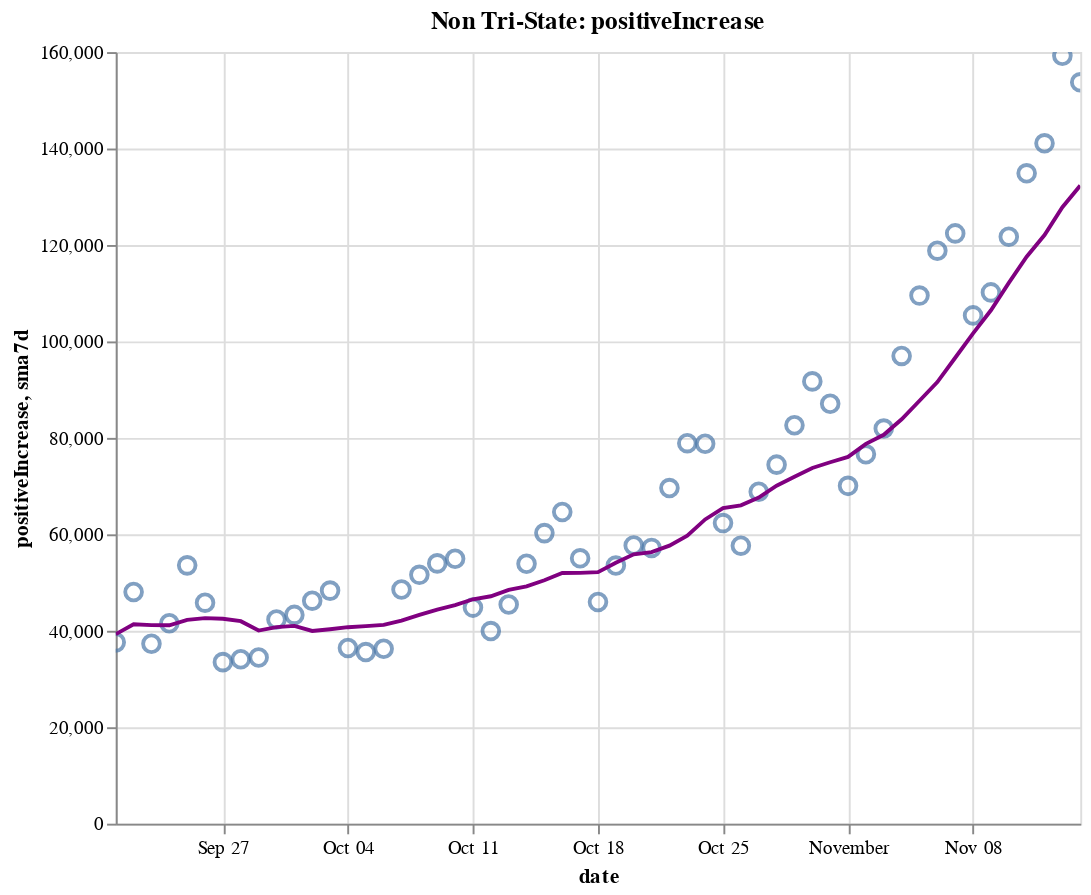

Here is the notebook cell this chart was saved with:
### Code cell
create_plot(non_tristate, 'positiveIncrease')

### Figure 1 — Vega-Lite specification as saved in the notebook (floating-point values rounded to 4 significant figures)
{"config": {"view": {"continuousWidth": 400, "continuousHeight": 300}}, "layer": [{"layer": [{"mark": {"type": "point", "size": 75}, "encoding": {"tooltip": [{"type": "temporal", "field": "date"}, {"type": "quantitative", "field": "positiveIncrease"}, {"type": "quantitative", "field": "sma7d"}], "x": {"type": "temporal", "field": "date"}, "y": {"type": "quantitative", "field": "positiveIncrease"}}, "selection": {"selector014": {"type": "interval", "bind": "scales", "encodings": ["x", "y"]}}}, {"mark": {"type": "line", "color": "purple"}, "encoding": {"x": {"type": "temporal", "field": "date"}, "y": {"type": "quantitative", "field": "sma7d"}}}]}, {"mark": {"type": "rule", "color": "#aaa"}, "encoding": {"x": {"type": "temporal", "field": "date"}}, "transform": [{"filter": {"selection": "selector013"}}]}, {"mark": "circle", "encoding": {"opacity": {"condition": {"value": 1, "selection": "selector013"}, "value": 0}, "tooltip": [{"type": "temporal", "field": "date"}, {"type": "quantitative", "field": "positiveIncrease"}, {"type": "quantitative", "field": "sma7d"}], "x": {"type": "temporal", "field": "date"}, "y": {"type": "quantitative", "field": "positiveIncrease"}}, "selection": {"selector013": {"type": "single", "encodings": ["x"], "on": "mouseover", "nearest": true, "empty": "none"}}}, {"mark": {"type": "text", "align": "left", "dx": 5, "dy": -5, "stroke": "white", "strokeWidth": 2}, "encoding": {"text": {"type": "quantitative", "field": "positiveIncrease"}, "tooltip": [{"type": "temporal", "field": "date"}, {"type": "quantitative", "field": "positiveIncrease"}, {"type": "quantitative", "field": "sma7d"}], "x": {"type": "temporal", "field": "date"}, "y": {"type": "quantitative", "field": "positiveIncrease"}}, "transform": [{"filter": {"selection": "selector013"}}]}, {"mark": {"type": "text", "align": "left", "dx": 5, "dy": -5}, "encoding": {"text": {"type": "quantitative", "field": "positiveIncrease"}, "tooltip": [{"type": "temporal", "field": "date"}, {"type": "quantitative", "field": "positiveIncrease"}, {"type": "quantitative", "field": "sma7d"}], "x": {"type": "temporal", "field": "date"}, "y": {"type": "quantitative", "field": "positiveIncrease"}}, "transform": [{"filter": {"selection": "selector013"}}]}], "data": {"name": "data-fbe9b5e014ae8c175e5f59f281309eee"}, "height": 400, "title": "Non Tri-State: positiveIncrease", "width": 500, "$schema": "https://vega.github.io/schema/vega-lite/v4.8.1.json", "datasets": {"data-fbe9b5e014ae8c175e5f59f281309eee": [{"date": "2020-09-21T00:00:00", "totalTestResultsIncrease": 670700.0, "positiveIncrease": 37600.0, "death": 145900.0, "deathIncrease": 281.0, "positiveRate": 0.056, "state": "Non Tri-State", "sma7d": 39290.0}, {"date": "2020-09-22T00:00:00", "totalTestResultsIncrease": 710300.0, "positiveIncrease": 48040.0, "death": 146800.0, "deathIncrease": 842.0, "positiveRate": 0.068, "state": "Non Tri-State", "sma7d": 41360.0}, {"date": "2020-09-23T00:00:00", "totalTestResultsIncrease": 904300.0, "positiveIncrease": 37320.0, "death": 147900.0, "deathIncrease": 1145.0, "positiveRate": 0.041, "state": "Non Tri-State", "sma7d": 41170.0}, {"date": "2020-09-24T00:00:00", "totalTestResultsIncrease": 900000.0, "positiveIncrease": 41570.0, "death": 148800.0, "deathIncrease": 908.0, "positiveRate": 0.046, "state": "Non Tri-State", "sma7d": 41150.0}, {"date": "2020-09-25T00:00:00", "totalTestResultsIncrease": 977000.0, "positiveIncrease": 53570.0, "death": 149700.0, "deathIncrease": 829.0, "positiveRate": 0.055, "state": "Non Tri-State", "sma7d": 42270.0}, {"date": "2020-09-26T00:00:00", "totalTestResultsIncrease": 989400.0, "positiveIncrease": 45820.0, "death": 150500.0, "deathIncrease": 859.0, "positiveRate": 0.046, "state": "Non Tri-State", "sma7d": 42610.0}, {"date": "2020-09-27T00:00:00", "totalTestResultsIncrease": 820100.0, "positiveIncrease": 33500.0, "death": 150800.0, "deathIncrease": 295.0, "positiveRate": 0.041, "state": "Non Tri-State", "sma7d": 42490.0}, {"date": "2020-09-28T00:00:00", "totalTestResultsIncrease": 1006000.0, "positiveIncrease": 34100.0, "death": 151100.0, "deathIncrease": 245.0, "positiveRate": 0.034, "state": "Non Tri-State", "sma7d": 41990.0}, {"date": "2020-09-29T00:00:00", "totalTestResultsIncrease": 815000.0, "positiveIncrease": 34460.0, "death": 151800.0, "deathIncrease": 725.0, "positiveRate": 0.042, "state": "Non Tri-State", "sma7d": 40050.0}, {"date": "2020-09-30T00:00:00", "totalTestResultsIncrease": 747700.0, "positiveIncrease": 42330.0, "death": 152800.0, "deathIncrease": 1040.0, "positiveRate": 0.057, "state": "Non Tri-State", "sma7d": 40760.0}, {"date": "2020-10-01T00:00:00", "totalTestResultsIncrease": 878000.0, "positiveIncrease": 43290.0, "death": 153600.0, "deathIncrease": 832.0, "positiveRate": 0.049, "state": "Non Tri-State", "sma7d": 41010.0}, {"date": "2020-10-02T00:00:00", "totalTestResultsIncrease": 991700.0, "positiveIncrease": 46240.0, "death": 154500.0, "deathIncrease": 822.0, "positiveRate": 0.047, "state": "Non Tri-State", "sma7d": 39960.0}, {"date": "2020-10-03T00:00:00", "totalTestResultsIncrease": 964800.0, "positiveIncrease": 48330.0, "death": 155200.0, "deathIncrease": 729.0, "positiveRate": 0.05, "state": "Non Tri-State", "sma7d": 40320.0}, {"date": "2020-10-04T00:00:00", "totalTestResultsIncrease": 857600.0, "positiveIncrease": 36440.0, "death": 155500.0, "deathIncrease": 348.0, "positiveRate": 0.042, "state": "Non Tri-State", "sma7d": 40740.0}, {"date": "2020-10-05T00:00:00", "totalTestResultsIncrease": 839900.0, "positiveIncrease": 35590.0, "death": 155900.0, "deathIncrease": 312.0, "positiveRate": 0.042, "state": "Non Tri-State", "sma7d": 40960.0}, {"date": "2020-10-06T00:00:00", "totalTestResultsIncrease": 792300.0, "positiveIncrease": 36270.0, "death": 156500.0, "deathIncrease": 612.0, "positiveRate": 0.046, "state": "Non Tri-State", "sma7d": 41210.0}, {"date": "2020-10-07T00:00:00", "totalTestResultsIncrease": 834500.0, "positiveIncrease": 48560.0, "death": 157400.0, "deathIncrease": 901.0, "positiveRate": 0.058, "state": "Non Tri-State", "sma7d": 42100.0}, {"date": "2020-10-08T00:00:00", "totalTestResultsIncrease": 915600.0, "positiveIncrease": 51600.0, "death": 158300.0, "deathIncrease": 963.0, "positiveRate": 0.056, "state": "Non Tri-State", "sma7d": 43290.0}, {"date": "2020-10-09T00:00:00", "totalTestResultsIncrease": 1008000.0, "positiveIncrease": 53980.0, "death": 159200.0, "deathIncrease": 880.0, "positiveRate": 0.054, "state": "Non Tri-State", "sma7d": 44400.0}, {"date": "2020-10-10T00:00:00", "totalTestResultsIncrease": 1078000.0, "positiveIncrease": 54940.0, "death": 159900.0, "deathIncrease": 650.0, "positiveRate": 0.051, "state": "Non Tri-State", "sma7d": 45340.0}, {"date": "2020-10-11T00:00:00", "totalTestResultsIncrease": 964200.0, "positiveIncrease": 44810.0, "death": 160300.0, "deathIncrease": 458.0, "positiveRate": 0.046, "state": "Non Tri-State", "sma7d": 46540.0}, {"date": "2020-10-12T00:00:00", "totalTestResultsIncrease": 815000.0, "positiveIncrease": 39940.0, "death": 160600.0, "deathIncrease": 271.0, "positiveRate": 0.049, "state": "Non Tri-State", "sma7d": 47160.0}, {"date": "2020-10-13T00:00:00", "totalTestResultsIncrease": 927400.0, "positiveIncrease": 45450.0, "death": 161300.0, "deathIncrease": 671.0, "positiveRate": 0.049, "state": "Non Tri-State", "sma7d": 48470.0}, {"date": "2020-10-14T00:00:00", "totalTestResultsIncrease": 857000.0, "positiveIncrease": 53900.0, "death": 162100.0, "deathIncrease": 791.0, "positiveRate": 0.063, "state": "Non Tri-State", "sma7d": 49230.0}, {"date": "2020-10-15T00:00:00", "totalTestResultsIncrease": 919700.0, "positiveIncrease": 60250.0, "death": 163000.0, "deathIncrease": 929.0, "positiveRate": 0.066, "state": "Non Tri-State", "sma7d": 50470.0}, {"date": "2020-10-16T00:00:00", "totalTestResultsIncrease": 1030000.0, "positiveIncrease": 64620.0, "death": 163800.0, "deathIncrease": 860.0, "positiveRate": 0.063, "state": "Non Tri-State", "sma7d": 51990.0}, {"date": "2020-10-17T00:00:00", "totalTestResultsIncrease": 1101000.0, "positiveIncrease": 55030.0, "death": 164600.0, "deathIncrease": 769.0, "positiveRate": 0.05, "state": "Non Tri-State", "sma7d": 52000.0}, {"date": "2020-10-18T00:00:00", "totalTestResultsIncrease": 924000.0, "positiveIncrease": 45970.0, "death": 165000.0, "deathIncrease": 379.0, "positiveRate": 0.05, "state": "Non Tri-State", "sma7d": 52170.0}, {"date": "2020-10-19T00:00:00", "totalTestResultsIncrease": 898100.0, "positiveIncrease": 53520.0, "death": 165400.0, "deathIncrease": 426.0, "positiveRate": 0.06, "state": "Non Tri-State", "sma7d": 54110.0}, {"date": "2020-10-20T00:00:00", "totalTestResultsIncrease": 825900.0, "positiveIncrease": 57690.0, "death": 166200.0, "deathIncrease": 801.0, "positiveRate": 0.07, "state": "Non Tri-State", "sma7d": 55850.0}, {"date": "2020-10-21T00:00:00", "totalTestResultsIncrease": 770100.0, "positiveIncrease": 57180.0, "death": 167200.0, "deathIncrease": 991.0, "positiveRate": 0.074, "state": "Non Tri-State", "sma7d": 56320.0}, {"date": "2020-10-22T00:00:00", "totalTestResultsIncrease": 1028000.0, "positiveIncrease": 69600.0, "death": 168300.0, "deathIncrease": 1108.0, "positiveRate": 0.068, "state": "Non Tri-State", "sma7d": 57660.0}, {"date": "2020-10-23T00:00:00", "totalTestResultsIncrease": 1173000.0, "positiveIncrease": 78900.0, "death": 169200.0, "deathIncrease": 888.0, "positiveRate": 0.067, "state": "Non Tri-State", "sma7d": 59700.0}, {"date": "2020-10-24T00:00:00", "totalTestResultsIncrease": 1162000.0, "positiveIncrease": 78780.0, "death": 170100.0, "deathIncrease": 869.0, "positiveRate": 0.068, "state": "Non Tri-State", "sma7d": 63090.0}, {"date": "2020-10-25T00:00:00", "totalTestResultsIncrease": 1025000.0, "positiveIncrease": 62330.0, "death": 170400.0, "deathIncrease": 361.0, "positiveRate": 0.061, "state": "Non Tri-State", "sma7d": 65430.0}, {"date": "2020-10-26T00:00:00", "totalTestResultsIncrease": 957700.0, "positiveIncrease": 57650.0, "death": 170800.0, "deathIncrease": 358.0, "positiveRate": 0.06, "state": "Non Tri-State", "sma7d": 66020.0}, {"date": "2020-10-27T00:00:00", "totalTestResultsIncrease": 926400.0, "positiveIncrease": 68820.0, "death": 171700.0, "deathIncrease": 895.0, "positiveRate": 0.074, "state": "Non Tri-State", "sma7d": 67610.0}, {"date": "2020-10-28T00:00:00", "totalTestResultsIncrease": 902800.0, "positiveIncrease": 74450.0, "death": 172700.0, "deathIncrease": 983.0, "positiveRate": 0.082, "state": "Non Tri-State", "sma7d": 70070.0}, {"date": "2020-10-29T00:00:00", "totalTestResultsIncrease": 1085000.0, "positiveIncrease": 82620.0, "death": 173700.0, "deathIncrease": 1017.0, "positiveRate": 0.076, "state": "Non Tri-State", "sma7d": 71940.0}, {"date": "2020-10-30T00:00:00", "totalTestResultsIncrease": 1182000.0, "positiveIncrease": 91720.0, "death": 174600.0, "deathIncrease": 907.0, "positiveRate": 0.078, "state": "Non Tri-State", "sma7d": 73770.0}, {"date": "2020-10-31T00:00:00", "totalTestResultsIncrease": 1155000.0, "positiveIncrease": 87080.0, "death": 175500.0, "deathIncrease": 949.0, "positiveRate": 0.075, "state": "Non Tri-State", "sma7d": 74950.0}, {"date": "2020-11-01T00:00:00", "totalTestResultsIncrease": 988900.0, "positiveIncrease": 70050.0, "death": 175900.0, "deathIncrease": 370.0, "positiveRate": 0.071, "state": "Non Tri-State", "sma7d": 76060.0}, {"date": "2020-11-02T00:00:00", "totalTestResultsIncrease": 1089000.0, "positiveIncrease": 76600.0, "death": 176400.0, "deathIncrease": 448.0, "positiveRate": 0.07, "state": "Non Tri-State", "sma7d": 78760.0}, {"date": "2020-11-03T00:00:00", "totalTestResultsIncrease": 953100.0, "positiveIncrease": 81930.0, "death": 177900.0, "deathIncrease": 1496.0, "positiveRate": 0.086, "state": "Non Tri-State", "sma7d": 80640.0}, {"date": "2020-11-04T00:00:00", "totalTestResultsIncrease": 1037000.0, "positiveIncrease": 96990.0, "death": 178900.0, "deathIncrease": 1067.0, "positiveRate": 0.094, "state": "Non Tri-State", "sma7d": 83860.0}, {"date": "2020-11-05T00:00:00", "totalTestResultsIncrease": 1296000.0, "positiveIncrease": 109500.0, "death": 180000.0, "deathIncrease": 1077.0, "positiveRate": 0.085, "state": "Non Tri-State", "sma7d": 87700.0}, {"date": "2020-11-06T00:00:00", "totalTestResultsIncrease": 1326000.0, "positiveIncrease": 118800.0, "death": 181100.0, "deathIncrease": 1140.0, "positiveRate": 0.09, "state": "Non Tri-State", "sma7d": 91570.0}, {"date": "2020-11-07T00:00:00", "totalTestResultsIncrease": 1142000.0, "positiveIncrease": 122400.0, "death": 182200.0, "deathIncrease": 1077.0, "positiveRate": 0.107, "state": "Non Tri-State", "sma7d": 96610.0}, {"date": "2020-11-08T00:00:00", "totalTestResultsIncrease": 1112000.0, "positiveIncrease": 105400.0, "death": 182700.0, "deathIncrease": 464.0, "positiveRate": 0.095, "state": "Non Tri-State", "sma7d": 101700.0}, {"date": "2020-11-09T00:00:00", "totalTestResultsIncrease": 1246000.0, "positiveIncrease": 110200.0, "death": 183200.0, "deathIncrease": 516.0, "positiveRate": 0.088, "state": "Non Tri-State", "sma7d": 106500.0}, {"date": "2020-11-10T00:00:00", "totalTestResultsIncrease": 1083000.0, "positiveIncrease": 121700.0, "death": 184500.0, "deathIncrease": 1285.0, "positiveRate": 0.112, "state": "Non Tri-State", "sma7d": 112100.0}, {"date": "2020-11-11T00:00:00", "totalTestResultsIncrease": 1137000.0, "positiveIncrease": 134900.0, "death": 186000.0, "deathIncrease": 1520.0, "positiveRate": 0.119, "state": "Non Tri-State", "sma7d": 117600.0}, {"date": "2020-11-12T00:00:00", "totalTestResultsIncrease": 1264000.0, "positiveIncrease": 141100.0, "death": 187100.0, "deathIncrease": 1046.0, "positiveRate": 0.112, "state": "Non Tri-State", "sma7d": 122100.0}, {"date": "2020-11-13T00:00:00", "totalTestResultsIncrease": 1392000.0, "positiveIncrease": 159200.0, "death": 188300.0, "deathIncrease": 1242.0, "positiveRate": 0.114, "state": "Non Tri-State", "sma7d": 127800.0}, {"date": "2020-11-14T00:00:00", "totalTestResultsIncrease": 1431000.0, "positiveIncrease": 153700.0, "death": 189600.0, "deathIncrease": 1271.0, "positiveRate": 0.107, "state": "Non Tri-State", "sma7d": 132300.0}]}}
